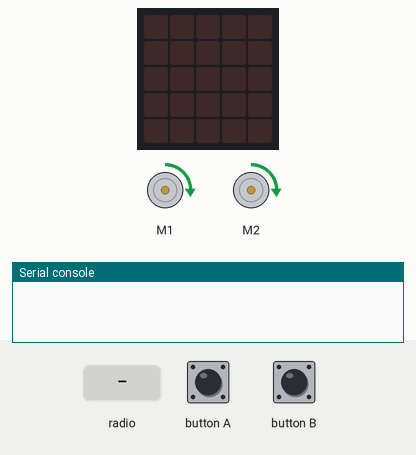
Recording of a program running on a simulated BBC micro:bit (MakeCode). On the bench: 2 × DC motor (green arrow = forward, orange = backward, longer = faster), the board's 5×5 LED display, the last lines printed to the serial console. The inputs (shaded band) are chosen by the test bench. No radio messages arrive unless stated (any console line starting 'radio sent:' is added by the test bench).

Above: at 1.2 s.
1.3 s: button A pressed for 0.15 s
At 2.2 s:
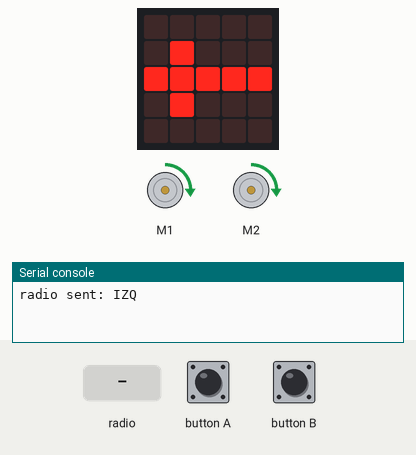
2.9 s: button B pressed for 0.15 s
At 3.6 s:
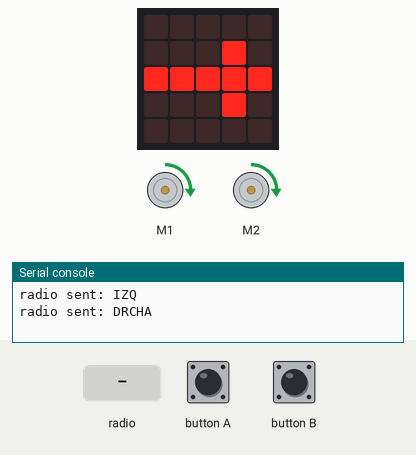
4.5 s: radio message "IZQ" arrives
At 5.8 s:
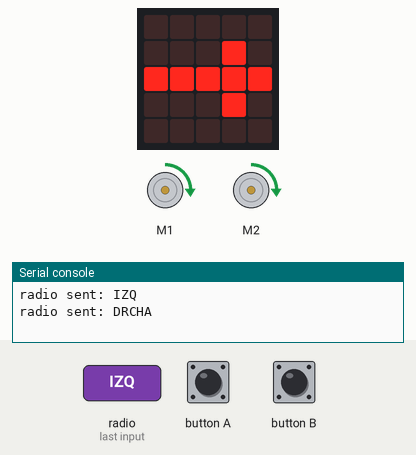
6.1 s: radio message "DRCHA" arrives
At 7.1 s:
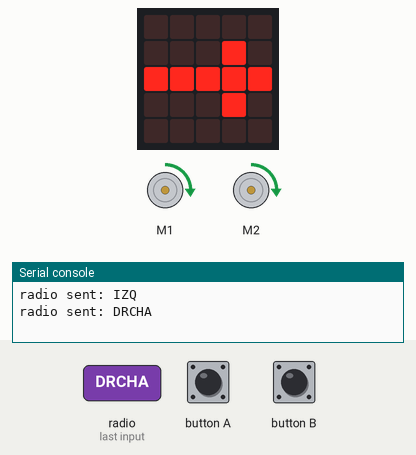
7.7 s: button A pressed for 1 s
At 8.6 s:
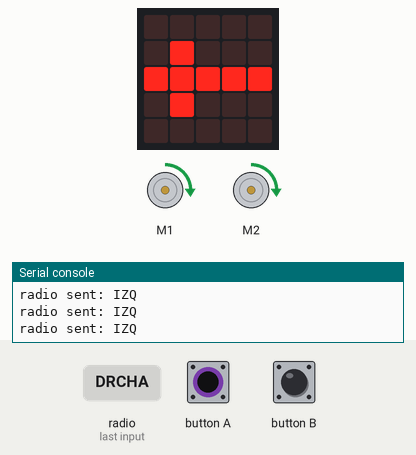
10.2 s: button B pressed for 1 s
At 10.7 s:
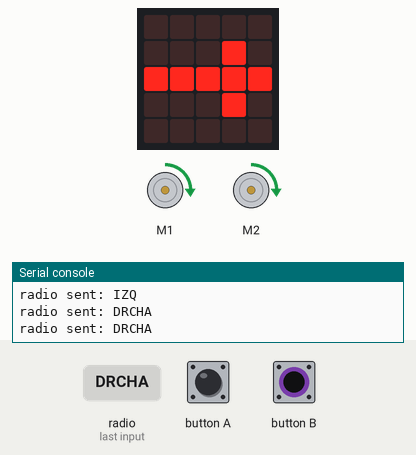
Timing chart, 0 to 13.2 s (numbered marks = the images above; inputs shaded):
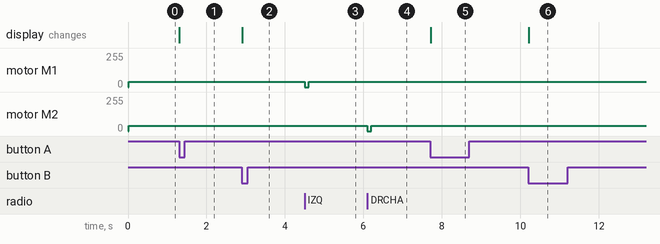

The program:

main.ts
```typescript
radio.onReceivedString(function (receivedString) {
    if (receivedString == "IZQ") {
        maqueen.motorRun(maqueen.Motors.M1, maqueen.Dir.CW, 0)
        maqueen.motorRun(maqueen.Motors.M2, maqueen.Dir.CW, 40)
        basic.pause(100)
    }
    if (receivedString == "DRCHA") {
        maqueen.motorRun(maqueen.Motors.M1, maqueen.Dir.CW, 40)
        maqueen.motorRun(maqueen.Motors.M2, maqueen.Dir.CW, 0)
        basic.pause(100)
    }
    maqueen.motorRun(maqueen.Motors.All, maqueen.Dir.CW, 40)
})
radio.setGroup(9)
maqueen.motorRun(maqueen.Motors.All, maqueen.Dir.CW, 40)
basic.forever(function () {
    if (input.buttonIsPressed(Button.A)) {
        radio.sendString("IZQ")
        basic.showLeds(`
            . . . . .
            . # . . .
            # # # # #
            . # . . .
            . . . . .
            `)
    }
    if (input.buttonIsPressed(Button.B)) {
        radio.sendString("DRCHA")
        basic.showLeds(`
            . . . . .
            . . . # .
            # # # # #
            . . . # .
            . . . . .
            `)
    }
})
```

test.ts
```typescript
// aquí va el archivo "tests"; esto no se compilará cuando este paquete se utilice como una extensión.
```

Measured:
- after the input at 1.3 s, the display: changes at once (image 1)
- after the input at 2.9 s, the display: changes at once (image 2)
- after the input at 4.5 s, motor M1: forward 40/255 → stopped at once, → forward 40/255 0.10 s later
- after the input at 6.1 s, motor M2: forward 40/255 → stopped at once, → forward 40/255 0.10 s later
- after the input at 7.7 s, the display: changes at once (image 5)
- after the input at 10.2 s, the display: changes at once (image 6)
